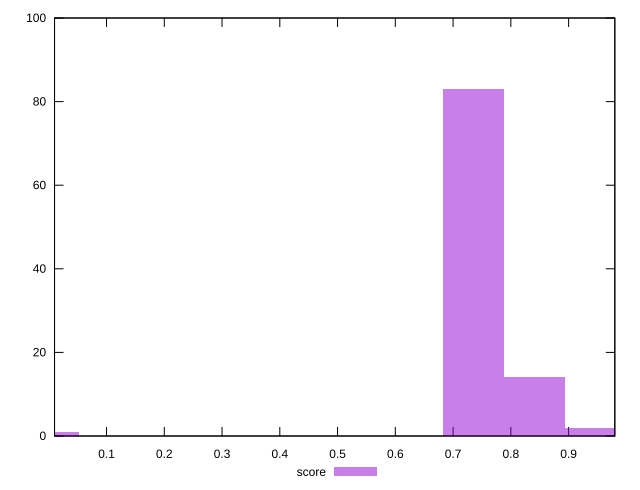

gnuplot code for this plot:
reset

$score <<EOF
0 1
0.7359458271302818 83
0.8410809452917506 14
0.9462160634532194 2
EOF

set key outside below
set boxwidth 0.10513511816146882
set xrange [0.01:0.98]
set yrange [0:100]
set trange [0:100]
set style fill transparent solid 0.5 noborder
set terminal svg size 640, 490 enhanced background rgb 'white'
set output "reports/report_00033_2021-03-01T14-23-16.841Z/speed-index/samples/astro-inner-cached/score/histogram.svg"

plot $score title "score" with boxes

reset
